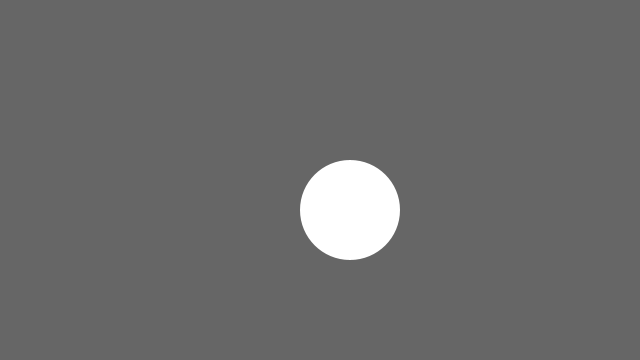
Frame 1 (no input)
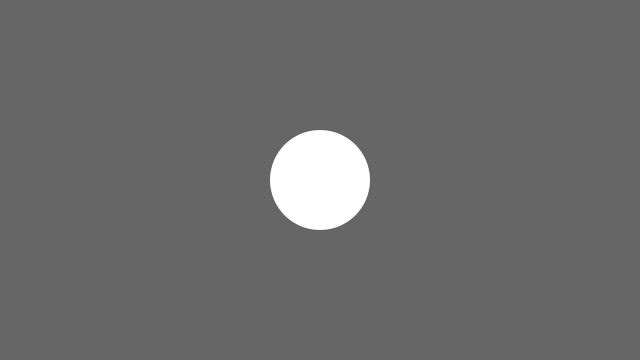
Frame 60 (the mouse pressed at the canvas centre just before this capture)
Frame 120 (the mouse held since frame 60 and released just before this capture): identical to frame 60, image omitted

The Processing sketch that drew these frames (run headless with seeded random() and noise(); from frame 60 on, the mouse is pressed at the canvas centre):

// Processing sketch: processing_146697
// ── processing_146697.pde

int rad = 50;        // Width of the shape
float xpos, ypos;    // Starting position of shape    

float xspeed = 5;  // Speed of the shape
float yspeed = 5;  // Speed of the shape

int xdirection = 6;  // Left or Right
int ydirection = 6;  // Top to Bottom


void setup() 
{
  size(640, 360);
  noStroke();
  frameRate(30);
  ellipseMode(RADIUS);
  // Set the starting position of the shape
  xpos = width/2;
  ypos = height/2;
}

void draw() 
{
  background(102);
  
  // Update the position of the shape
  xpos = xpos + ( xspeed * xdirection );
  ypos = ypos + ( yspeed * ydirection );
  
  // Test to see if the shape exceeds the boundaries of the screen
  // If it does, reverse its direction by multiplying by -1
  if (xpos > width-rad || xpos < rad) {
    xdirection *= -1;
  }
  if (ypos > height-rad || ypos < rad) {
    ydirection *= -1;
  }

  // Draw the shape
  ellipse(xpos, ypos, rad, rad);
}
